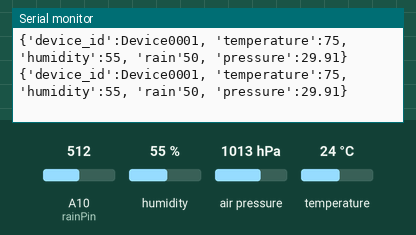
Simulated run of this sketch. Board: Arduino Mega 2560, built with avr-gcc and run on an emulated ATmega2560. On the bench: the last lines printed to the serial monitor. Inputs (shaded band) come from the test bench; at power-on: humidity 55 %, air pressure 1013 hPa, A10 (rainPin) = 512, temperature 24 °C.

Above: at 1.8 s.
1.9 s: humidity set to 22 %
At 3.3 s:
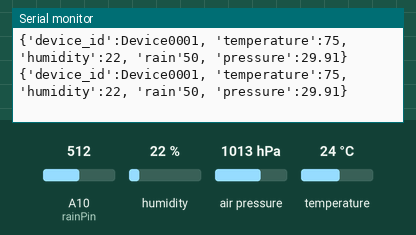
3.4 s: air pressure set to 952 hPa
At 4.7 s:
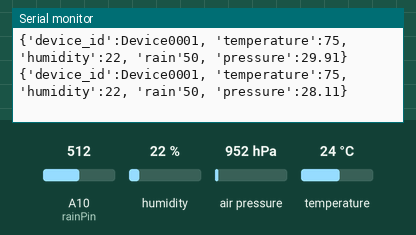
4.9 s: A10 (rainPin) set to 716
At 5.6 s:
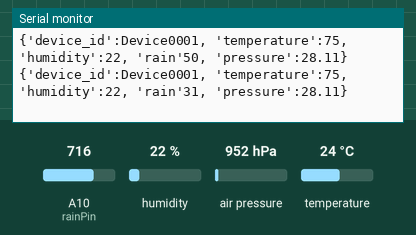
6.4 s: temperature set to 12 °C
At 7.7 s:
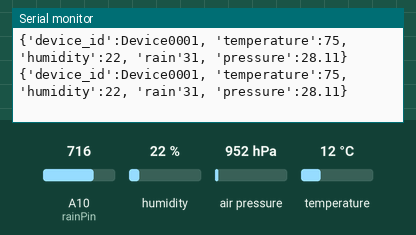
7.9 s: air pressure set to 975 hPa
At 9.3 s:
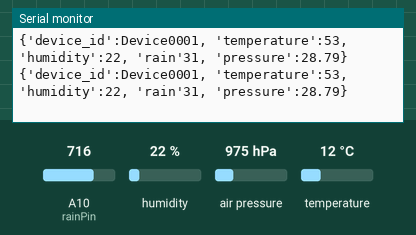
9.4 s: A10 (rainPin) set to 992
At 11.0 s:
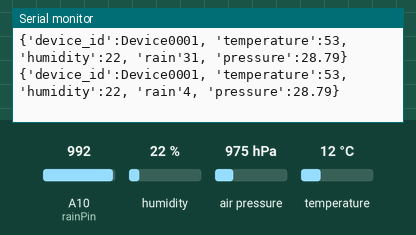
Timing chart, 0 to 11.9 s (numbered marks = the images above; inputs shaded):
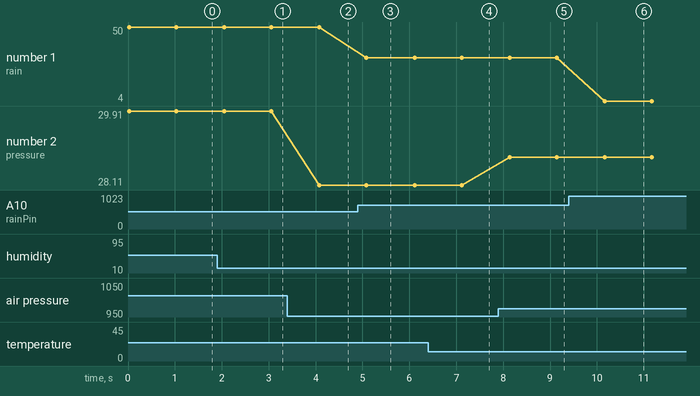

The sketch:

arduino_code.ino
```cpp
#include <Adafruit_I2CDevice.h>
#include <Adafruit_BMP085.h>
#include <DHT.h>
#define dhtPin 2
#define rainPin A10
#define dhtType DHT11

DHT dht(dhtPin, dhtType);
Adafruit_BMP085 bmp;

int temperature;
int humidity;
int rain;
float pressure;
String device_id = "Device0001";


void setup() {
    // put your setup code here, to run once:
  pinMode(dhtPin, INPUT);
    pinMode(rainPin, INPUT);

    Serial.begin(115200);
    dht.begin();
    bmp.begin();
}

void loop() {
    // put your main code here, to run repeatedly:
    temperature =  int((9 / 5.0) * dht.readTemperature()  + 32);
    humidity = int(dht.readHumidity());
    rain = map(analogRead(rainPin), 0, 1023, 100, 0);
    pressure = bmp.readPressure() * 0.0002953;

    String data = "{'device_id':" + device_id + ", 'temperature':" + temperature + ", 'humidity':" + humidity + ", 'rain'" + rain + ", 'pressure':" + pressure + "}";
    Serial.println(data);
    delay(1000);
}
```

Measured:
- after the input at 1.9 s, the serial monitor: prints a new line after 0.15 s (image 1)
- after the input at 3.4 s, the serial monitor: prints a new line after 0.68 s (image 2)
- after the input at 4.9 s, the serial monitor: prints a new line after 0.19 s (image 3)
- after the input at 7.9 s, the serial monitor: prints a new line after 0.24 s (image 5)
- after the input at 9.4 s, the serial monitor: prints a new line after 0.77 s (image 6)
- plotted number 1: 50 → 31 after the input at 4.9 s, 31 → 4 after the input at 9.4 s
- plotted number 2: 29.91 → 28.11 after the input at 3.4 s, 28.11 → 28.79 after the input at 7.9 s
